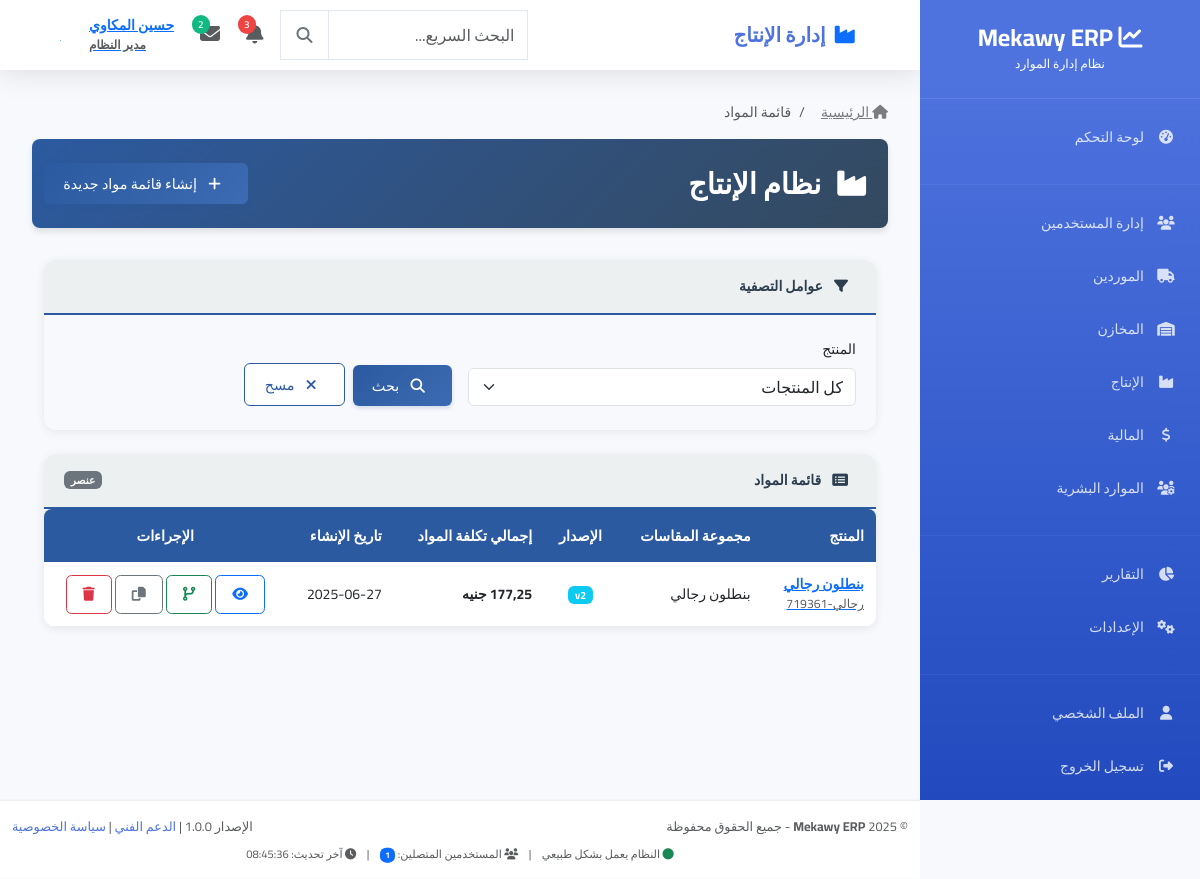
/production/bom/ (signed in), run on the app's committed database.
### users/models.py (models this page shows, shortened)
class User(AbstractUser):
    ROLE_CHOICES = [
        ('admin', 'مدير النظام'),
        ('manager', 'مدير'),
        ('warehouse_manager', 'مدير المخازن'),
        ('warehouse_employee', 'موظف مخازن'),
        ('production_manager', 'مدير الإنتاج'),
        ('accountant', 'محاسب'),
        ('employee', 'موظف'),
        ('viewer', 'مشاهد فقط'),
    ]
    email = models.EmailField(unique=True, verbose_name="البريد الإلكتروني")
    phone = models.CharField(max_length=20, blank=True, null=True, verbose_name="رقم الهاتف")
    role = models.CharField(max_length=20, choices=ROLE_CHOICES, default='employee', verbose_name="الدور")
    department = models.CharField(max_length=100, blank=True, null=True, verbose_name="القسم")
    profile_picture = models.ImageField(upload_to='profile_pics/', blank=True, null=True, verbose_name="الصورة الشخصية")
    is_active = models.BooleanField(default=True, verbose_name="نشط")
    created_at = models.DateTimeField(auto_now_add=True, verbose_name="تاريخ الإنشاء")
    updated_at = models.DateTimeField(auto_now=True, verbose_name="آخر تحديث")
    USERNAME_FIELD = 'email'
    REQUIRED_FIELDS = ['username', 'first_name', 'last_name']
    class Meta:
        db_table = 'users_user'
        verbose_name = 'مستخدم'
        verbose_name_plural = 'المستخدمون'
    @property
    def full_name(self):
        return f"{self.first_name} {self.last_name}".strip()

### production/models.py (models this page shows, shortened)
class BillOfMaterials(models.Model):
    product = models.ForeignKey(
        'FinishedProduct',
        on_delete=models.CASCADE,
        related_name='boms',
        verbose_name="المنتج النهائي"
    )
    size_group = models.ForeignKey(
        'SizeGroup',
        on_delete=models.PROTECT,
        related_name='boms',
        verbose_name="مجموعة المقاسات",
        null=True,
        blank=True
    )
    version = models.PositiveIntegerField(
        default=1,
        verbose_name="الإصدار"
    )
    is_active = models.BooleanField(
        default=True,
        verbose_name="الإصدار النشط"
    )
    parent = models.ForeignKey(
        'self',
        on_delete=models.SET_NULL,
        null=True,
        blank=True,
        related_name='versions',
        verbose_name="الإصدار السابق"
    )
    created_at = models.DateTimeField(
        auto_now_add=True,
        verbose_name="تاريخ الإنشاء"
    )
    created_by = models.ForeignKey(
        User,
        on_delete=models.SET_NULL,
        null=True,
        verbose_name="تم إنشاؤه بواسطة"
    )
    notes = models.TextField(
        blank=True,
        verbose_name="ملاحظات"
    )
    class Meta:
        verbose_name = "قائمة المواد"
        verbose_name_plural = "قوائم المواد"
        unique_together = ('product', 'size_group', 'version')
        ordering = ['-version']
    @property
    def total_cost(self):
        total = self.items.aggregate(
            total_cost=Sum(F('quantity') * F('material__cost_price'), output_field=models.DecimalField())
        )['total_cost']
        return total or 0

class FinishedProduct(models.Model):
    PRODUCT_CATEGORIES = [
        ('shirt', 'قميص'),
        ('pants', 'بنطلون'),
        ('dress', 'فستان'),
        ('jacket', 'جاكيت'),
        ('skirt', 'تنورة'),
        ('other', 'أخرى'),
    ]
    SIZES = [
        ('XS', 'XS'),
        ('S', 'S'),
        ('M', 'M'),
        ('L', 'L'),
        ('XL', 'XL'),
        ('XXL', 'XXL'),
        ('XXXL', 'XXXL'),
    ]
    name = models.CharField(max_length=200, verbose_name="اسم المنتج")
    code = models.CharField(max_length=50, unique=True, verbose_name="كود المنتج")
    category = models.ForeignKey(ProductCategory, on_delete=models.SET_NULL, null=True, blank=True, verbose_name="الفئة")
    size_group = models.ForeignKey(SizeGroup, on_delete=models.SET_NULL, null=True, blank=True, verbose_name="مجموعة المقاسات")
    fabric_per_meter = models.DecimalField(max_digits=6, decimal_places=2, default=0, verbose_name="متطلبات القماش لكل متر")
    description = models.TextField(blank=True, verbose_name="الوصف")
    base_cost = models.DecimalField(max_digits=10, decimal_places=2, default=0, verbose_name="التكلفة الأساسية")
    selling_price = models.DecimalField(max_digits=10, decimal_places=2, default=0, verbose_name="سعر البيع")
    fabric_quantity_per_piece = models.DecimalField(max_digits=6, decimal_places=2, verbose_name="كمية القماش المطلوبة لإنتاج قطعة واحدة")
    warehouse_product = models.OneToOneField(
        WarehouseProduct,
        on_delete=models.SET_NULL,
        null=True,
        blank=True,
        related_name='finished_product_origin',
        verbose_name="منتج المخزن"
    )
    is_active = models.BooleanField(default=True, verbose_name="الحالة")
    created_at = models.DateTimeField(auto_now_add=True, verbose_name="تاريخ الإنشاء")
    created_by = models.ForeignKey(User, on_delete=models.SET_NULL, null=True, verbose_name="أنشأ بواسطة")
    class Meta:
        verbose_name = "منتج نهائي"
        verbose_name_plural = "المنتجات النهائية"

class SizeGroup(models.Model):
    name = models.CharField(max_length=50, verbose_name="اسم مجموعة المقاسات")
    sizes = models.JSONField(default=list, verbose_name="المقاسات")  # ['30', '32', '34']
    class Meta:
        verbose_name = "مجموعة مقاسات"
        verbose_name_plural = "مجموعات المقاسات"

### production/views.py (the view)
# urls.py: path('bom/', views.BillOfMaterialsListView.as_view(), name='bom_list'),
class BillOfMaterialsListView(LoginRequiredMixin, ListView):
    model = BillOfMaterials
    template_name = 'production/bom_list.html'
    context_object_name = 'bom_items'
    paginate_by = 20
    def get_queryset(self):
        queryset = BillOfMaterials.objects.filter(is_active=True).select_related('product', 'created_by').order_by('product__name', 'size_group')
        product_filter = self.request.GET.get('product')
        if product_filter:
            queryset = queryset.filter(product_id=product_filter)
        return queryset
    def get_context_data(self, **kwargs):
        context = super().get_context_data(**kwargs)
        context['products'] = FinishedProduct.objects.filter(is_active=True)
        return context

### templates/production/bom_list.html (shortened to what this page needs)
{% extends 'production/production_base.html' %}
{% load i18n %}
{% block production_breadcrumb_items %}
<li class="breadcrumb-item active" aria-current="page">{% trans "قائمة المواد" %}</li>
{% endblock %}
{% block production_header_actions %}
<div class="d-flex justify-content-end align-items-center">
    <a href="{% url 'production:bom_create' %}" class="btn btn-production">
        <i class="fas fa-plus me-2"></i> {% trans "إنشاء قائمة مواد جديدة" %}
    </a>
</div>
{% endblock %}
{% block production_content %}
<div class="production-card">
    <div class="production-card-header">
        <i class="fas fa-filter me-2"></i> {% trans "عوامل التصفية" %}
    </div>
    <div class="production-card-body">
        <form method="get" class="row g-3">
            <div class="col-md-6">
                <label for="product_filter" class="form-label">{% trans "المنتج" %}</label>
                <select name="product" id="product_filter" class="form-select">
                    <option value="">{% trans "كل المنتجات" %}</option>
                </select>
            </div>
            <div class="col-md-6 d-flex align-items-end">
                <button type="submit" class="btn btn-production">
                    <i class="fas fa-search me-2"></i> {% trans "بحث" %}
                </button>
                <a href="{% url 'production:bom_list' %}" class="btn btn-production-outline ms-2">
                    <i class="fas fa-times me-2"></i> {% trans "مسح" %}
                </a>
            </div>
        </form>
    </div>
</div>
<div class="production-card mt-4">
    <div class="production-card-header d-flex justify-content-between align-items-center">
        <div>
            <i class="fas fa-list-alt me-2"></i> {% trans "قائمة المواد" %}
        </div>
        <span class="badge bg-secondary">{{ bom_items.paginator.count }} {% trans "عنصر" %}</span>
    </div>
    <div class="production-card-body p-0">
        <div class="table-responsive">
            <table class="table production-table table-hover mb-0">
                <thead>
                    <tr>
                        <th>{% trans "المنتج" %}</th>
                        <th>{% trans "مجموعة المقاسات" %}</th>
                        <th class="text-center">{% trans "الإصدار" %}</th>
                        <th>{% trans "إجمالي تكلفة المواد" %}</th>
                        <th>{% trans "تاريخ الإنشاء" %}</th>
                        <th class="text-center">{% trans "الإجراءات" %}</th>
                    </tr>
                </thead>
                <tbody>
                    {% for bom in bom_items %}
                    <tr>
                        <td>
                            <a href="{% url 'production:bom_detail' bom.pk %}">
                                <strong>{{ bom.product.name }}</strong>
                                <small class="d-block text-muted">{{ bom.product.code }}</small>
                            </a>
                        </td>
                        <td>
                            {% if bom.size_group %}
                                {{ bom.size_group.name }}
                            {% else %}
                                <span class="text-muted">{% trans "بدون مجموعة" %}</span>
                            {% endif %}
                        </td>
                        <td class="text-center"><span class="badge bg-info">v{{ bom.version }}</span></td>
                        <td><strong>{{ bom.total_cost|floatformat:2 }} {% trans "جنيه" %}</strong></td>
                        <td>{{ bom.created_at|date:"Y-m-d" }}</td>
                        <td class="text-center">
                            <a href="{% url 'production:bom_detail' bom.pk %}" class="btn btn-sm btn-outline-primary" data-bs-toggle="tooltip" title="{% trans 'عرض التفاصيل' %}"><i class="fas fa-eye"></i></a>
                            <a href="{% url 'production:bom_update' bom.pk %}" class="btn btn-sm btn-outline-success" data-bs-toggle="tooltip" title="{% trans 'إنشاء إصدار جديد' %}"><i class="fas fa-code-branch"></i></a>
                            <a href="{% url 'production:bom_copy' bom.pk %}" class="btn btn-sm btn-outline-secondary" data-bs-toggle="tooltip" title="{% trans 'نسخ' %}"><i class="fas fa-copy"></i></a>
                            <a href="{% url 'production:bom_delete' bom.pk %}" class="btn btn-sm btn-outline-danger" data-bs-toggle="tooltip" title="{% trans 'حذف' %}"><i class="fas fa-trash"></i></a>
                        </td>
                    </tr>
                    {% endfor %}
                </tbody>
            </table>
        </div>
    </div>
</div>
{% endblock %}

### templates/partials/navbar.html (shortened to what this page needs)
<nav class="navbar navbar-expand-lg">
    <div class="container-fluid px-3">
        <div class="navbar-brand mb-0 fw-bold fs-5">
            {% block page_title %}
                {% if request.resolver_match.url_name == 'index' %}
                    <i class="fas fa-tachometer-alt text-primary me-2"></i>لوحة التحكم
                {% elif 'users' in request.resolver_match.app_name %}
                    <i class="fas fa-users text-primary me-2"></i>إدارة المستخدمين
                {% elif 'suppliers' in request.resolver_match.app_name %}
                    <i class="fas fa-truck text-primary me-2"></i>إدارة الموردين
                {% elif 'warehouses' in request.resolver_match.app_name %}
                    <i class="fas fa-warehouse text-primary me-2"></i>إدارة المخازن
                {% elif 'production' in request.resolver_match.app_name %}
                    <i class="fas fa-industry text-primary me-2"></i>إدارة الإنتاج
                {% elif 'finance' in request.resolver_match.app_name %}
                    <i class="fas fa-chart-line text-primary me-2"></i>إدارة المالية
                {% elif 'hr' in request.resolver_match.app_name %}
                    <i class="fas fa-users-cog text-primary me-2"></i>الموارد البشرية
                {% else %}
                    <i class="fas fa-chart-line text-primary me-2"></i>Mekawy ERP
                {% endif %}
            {% endblock %}
        </div>
        <div class="d-flex align-items-center gap-2">
            <div class="search-container d-none d-md-block">
                <div class="input-group">
                    <input type="text" class="form-control search-input" placeholder="البحث السريع..." style="width: 200px;">
                    <button class="btn btn-outline-secondary search-btn" type="button">
                        <i class="fas fa-search"></i>
                    </button>
                </div>
            </div>
            <div class="dropdown">
                <button class="btn btn-link position-relative p-2" data-bs-toggle="dropdown">
                    <i class="fas fa-bell fs-5 text-muted"></i>
                    <span class="notification-badge">3</span>
                </button>
            </div>
            <div class="dropdown">
                <button class="btn btn-link position-relative p-2" data-bs-toggle="dropdown">
                    <i class="fas fa-envelope fs-5 text-muted"></i>
                    <span class="message-badge">2</span>
                </button>
            </div>
            <div class="dropdown">
                <button class="btn btn-link d-flex align-items-center gap-2 p-2" data-bs-toggle="dropdown">
                    <div class="user-info text-end d-none d-lg-block">
                        <div class="fw-semibold">{{ user.get_full_name|default:user.username }}</div>
                        <small class="text-muted">{{ user.get_role_display|default:"مستخدم" }}</small>
                    </div>
                    {% if user.profile_picture %}
                        <img src="{{ user.profile_picture.url }}" class="user-avatar" alt="{{ user.get_full_name }}">
                    {% else %}
                        <div class="user-avatar-placeholder">
                            {{ user.get_full_name|first|upper|default:"U" }}
                        </div>
                    {% endif %}
                </button>
            </div>
        </div>
    </div>
</nav>

### data on the page
User: get_full_name "حسين المكاوي", role "مدير النظام", get_full_name|first "ح"
BillOfMaterials: product.name "بنطلون رجالي", product.code "رجالي-719361", size_group.name "بنطلون رجالي", version "2", total_cost "177,25", created_at "2025-06-27"

### other printed values
{{ online_users_count|default:"0" }} "1"
{{ last_update|default:"الآن" }} "08:45:36"
